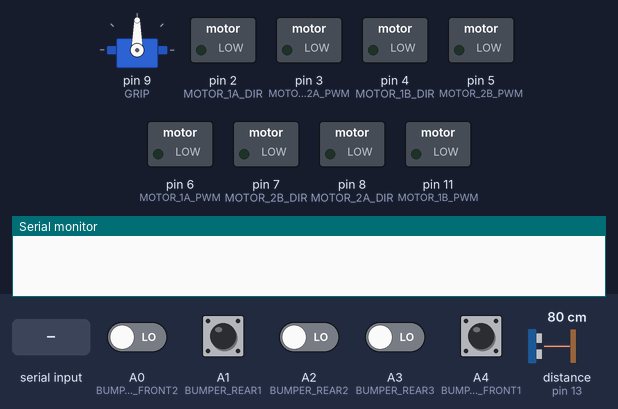
Simulated run of this sketch. Board: Arduino Uno, built with avr-gcc and run on an emulated ATmega328P. Shown: servo, switched loads named in the sketch (green lamp = pin HIGH), the last lines printed to the serial monitor. The inputs (shaded band) are chosen by the test bench; at power-on: A1 (BUMPER_REAR1), A4 (BUMPER_FRONT1) HIGH, A0 (BUMPER_FRONT2), A2 (BUMPER_REAR2), A3 (BUMPER_REAR3) LOW, distance to the obstacle (sensor on pin 13) 80 cm. The echo pulse lasts 58.3 µs per cm; pins used as bus, display or sensor lines are not drawn.

Above: at 1.2 s.
1.3 s: "6" received over Serial
At 1.7 s:
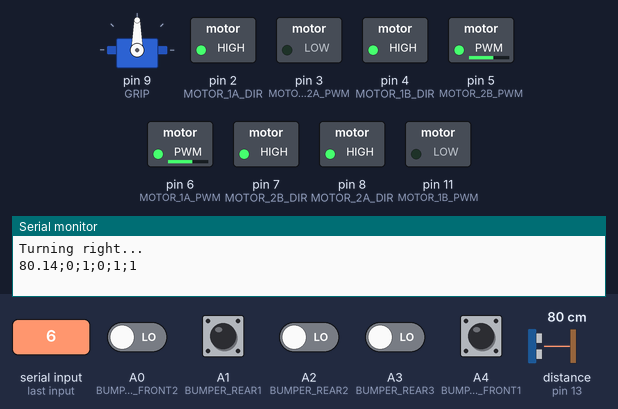
2.8 s: "7" received over Serial
At 4.0 s:
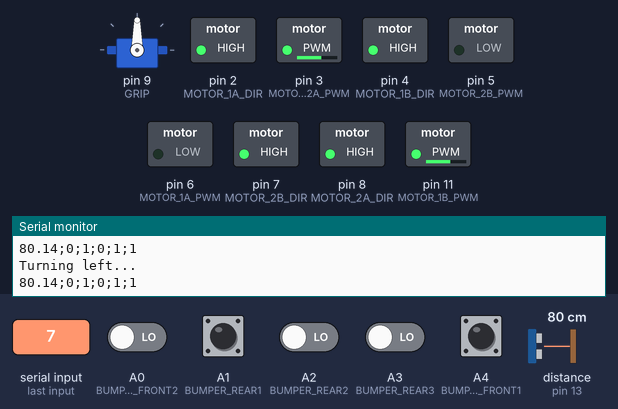
4.3 s: "8" received over Serial
At 5.0 s:
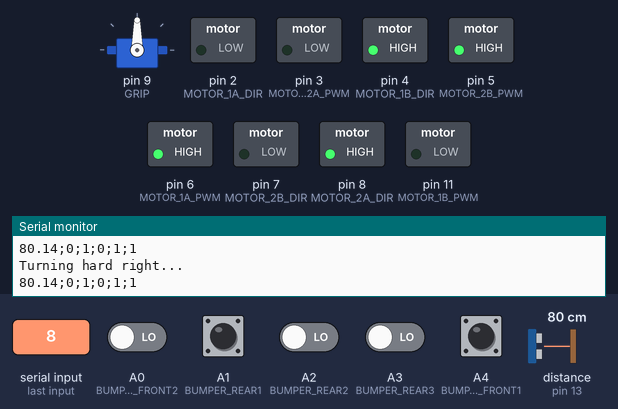
5.8 s: "9" received over Serial
At 6.2 s:
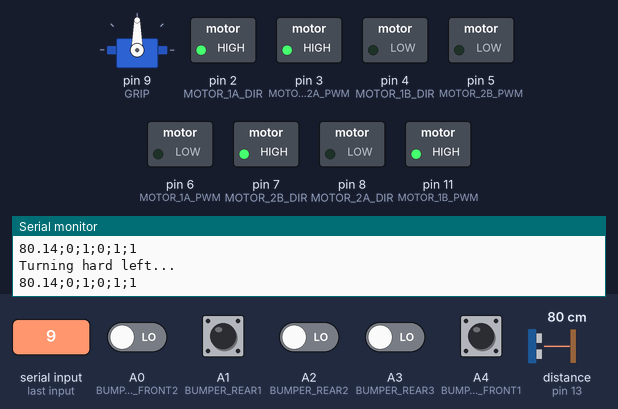
7.3 s: "a" received over Serial
At 8.6 s:
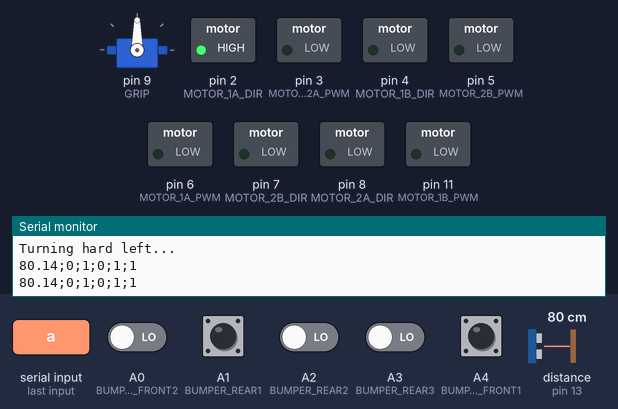
Timing chart, 0 to 10.0 s (numbered marks = the images above; inputs shaded):
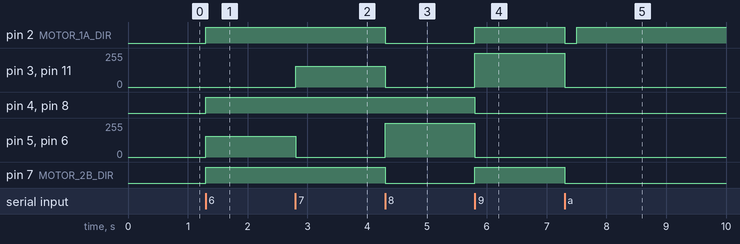

Measured:
- after the input at 1.3 s, pin 2 (MOTOR_1A_DIR), pin 4 (MOTOR_1B_DIR), pin 7 (MOTOR_2B_DIR), pin 8 (MOTOR_2A_DIR): LOW → HIGH at once; pin 5 (MOTOR_2B_PWM), pin 6 (MOTOR_1A_PWM): 0/255 → 155/255 at once
- after the input at 2.8 s, pin 3 (MOTOR_2A_PWM), pin 11 (MOTOR_1B_PWM): 0/255 → 155/255 at once; pin 5 (MOTOR_2B_PWM), pin 6 (MOTOR_1A_PWM): 155/255 → 0/255 at once
- after the input at 4.3 s, pin 2 (MOTOR_1A_DIR), pin 7 (MOTOR_2B_DIR): HIGH → LOW at once; pin 3 (MOTOR_2A_PWM), pin 11 (MOTOR_1B_PWM): 155/255 → 0/255 at once; pin 5 (MOTOR_2B_PWM), pin 6 (MOTOR_1A_PWM): 0/255 → 255/255 at once
- after the input at 5.8 s, pin 2 (MOTOR_1A_DIR), pin 7 (MOTOR_2B_DIR): LOW → HIGH at once; pin 3 (MOTOR_2A_PWM), pin 11 (MOTOR_1B_PWM): 0/255 → 255/255 at once; pin 4 (MOTOR_1B_DIR), pin 8 (MOTOR_2A_DIR): HIGH → LOW at once; pin 5 (MOTOR_2B_PWM), pin 6 (MOTOR_1A_PWM): 255/255 → 0/255 at once
- after the input at 7.3 s, pin 2 (MOTOR_1A_DIR): HIGH → LOW at once, → HIGH 0.20 s later; pin 3 (MOTOR_2A_PWM), pin 11 (MOTOR_1B_PWM): 255/255 → 0/255 at once; pin 7 (MOTOR_2B_DIR): HIGH → LOW at once

The sketch:

control.ino
```cpp
/*
  4-motors/sensors/grip robot AKA "Rocky" - Arduino sketch
  See https://github.com/bandaangosta/rocky

  Description:
    PENDING

  Connections:
    PENDING

  Notes:
    DC motors driving based on: https://www.BananaRobotics.com/shop/HG7881-(L9110)-Dual-Channel-Motor-Driver-Module
*/

#include <Servo.h>

// wired connections
#define H_BRIDGE_1_A_IA 6 // D6 --> Motor 1A Input A --> MOTOR A +
#define H_BRIDGE_1_A_IB 2 // D2 --> Motor 1A Input B --> MOTOR A -

#define H_BRIDGE_1_B_IA 11 // D11 --> Motor 1B Input A --> MOTOR B +
#define H_BRIDGE_1_B_IB 4 // D4 --> Motor 1B Input B --> MOTOR B -

#define H_BRIDGE_2_A_IA 3 // D3 --> Motor 2A Input A --> MOTOR B +
#define H_BRIDGE_2_A_IB 8 // D8 --> Motor 2A Input B --> MOTOR B -

#define H_BRIDGE_2_B_IA 5 // D5 --> Motor 2B Input A --> MOTOR B +
#define H_BRIDGE_2_B_IB 7 // D7 --> Motor 2B Input B --> MOTOR B -

// functional connections
#define MOTOR_1A_PWM H_BRIDGE_1_A_IA // Motor 1A PWM Speed
#define MOTOR_1A_DIR H_BRIDGE_1_A_IB // Motor 1A Direction
#define MOTOR_1B_PWM H_BRIDGE_1_B_IA // Motor 1B PWM Speed
#define MOTOR_1B_DIR H_BRIDGE_1_B_IB // Motor 1B Direction
#define MOTOR_2A_PWM H_BRIDGE_2_A_IA // Motor 2A PWM Speed
#define MOTOR_2A_DIR H_BRIDGE_2_A_IB // Motor 2A Direction
#define MOTOR_2B_PWM H_BRIDGE_2_B_IA // Motor 2B PWM Speed
#define MOTOR_2B_DIR H_BRIDGE_2_B_IB // Motor 2B Direction

#define MOTOR_1A 1
#define MOTOR_1B 2
#define MOTOR_2A 3
#define MOTOR_2B 4

#define TRIGGER 12
#define ECHO    13

#define BUMPER_FRONT1 A4
#define BUMPER_FRONT2 A0
#define BUMPER_REAR1  A1
#define BUMPER_REAR2  A2
#define BUMPER_REAR3  A3

#define GRIP 9 // pin for grip servo motor
#define MIN_SERVO_GRIP_ANGLE 74   // determined empirically
#define MAX_SERVO_GRIP_ANGLE 130  // determined empirically
#define SERVO_GRIP_ANGLE_CLOSE 80 // determined empirically
#define SERVO_GRIP_ANGLE_OPEN 120 // determined empirically

#define ULTRASONIC_POLLING_TIME 200 // milliseconds between ultrasonic sensor distance calculation
#define ULTRASONIC_BUMPER_DISTANCE_CM 5

// the actual values for "fast" and "slow" depend on the motor
#define PWM_SLOW 100  // arbitrary slow speed PWM duty cycle
#define PWM_FAST 255 // arbitrary fast speed PWM duty cycle
#define DIR_DELAY 200 // brief delay for abrupt motor changes

#define FORWARD HIGH
#define REVERSE LOW
#define INVERT_DIRECTION false

Servo servoGrip;  // create servo object to control grip

void setup()
{
  Serial.begin( 9600 );
  pinMode( MOTOR_1A_DIR, OUTPUT );
  pinMode( MOTOR_1A_PWM, OUTPUT );
  pinMode( MOTOR_1B_DIR, OUTPUT );
  pinMode( MOTOR_1B_PWM, OUTPUT );
  pinMode( MOTOR_2A_DIR, OUTPUT );
  pinMode( MOTOR_2A_PWM, OUTPUT );
  pinMode( MOTOR_2B_DIR, OUTPUT );
  pinMode( MOTOR_2B_PWM, OUTPUT );

  pinMode( BUMPER_FRONT1, INPUT );
  pinMode( BUMPER_FRONT2, INPUT );
  pinMode( BUMPER_REAR1, INPUT );
  pinMode( BUMPER_REAR2, INPUT );
  pinMode( BUMPER_REAR3, INPUT );

  pinMode(TRIGGER, OUTPUT);
  pinMode(ECHO, INPUT);

  servoGrip.attach(GRIP);  // attaches the servo on pin GRIP to the servo object

  stopAllMotors();
}

void stopAllMotors()
{
  digitalWrite( MOTOR_1A_DIR, LOW );
  digitalWrite( MOTOR_1A_PWM, LOW );
  digitalWrite( MOTOR_1B_DIR, LOW );
  digitalWrite( MOTOR_1B_PWM, LOW );
  digitalWrite( MOTOR_2A_DIR, LOW );
  digitalWrite( MOTOR_2A_PWM, LOW );
  digitalWrite( MOTOR_2B_DIR, LOW );
  digitalWrite( MOTOR_2B_PWM, LOW );
}

void motorControl(byte byteMotor, boolean boolDirection, byte byteSpeed)
{
  byte byteSpeed_;

  if(INVERT_DIRECTION)
    boolDirection = !boolDirection;

  if(boolDirection == FORWARD)
    byteSpeed_ = 255 - byteSpeed;
  else
    byteSpeed_ = byteSpeed;

  switch(byteMotor)
  {
    case MOTOR_1A:
      digitalWrite( MOTOR_1A_DIR, boolDirection);
      analogWrite( MOTOR_1A_PWM, byteSpeed_);
      break;
    case MOTOR_1B:
      digitalWrite( MOTOR_1B_DIR, boolDirection);
      analogWrite( MOTOR_1B_PWM, byteSpeed_);
      break;
    case MOTOR_2A:
      digitalWrite( MOTOR_2A_DIR, boolDirection);
      analogWrite( MOTOR_2A_PWM, byteSpeed_);
      break;
    case MOTOR_2B:
      digitalWrite( MOTOR_2B_DIR, boolDirection);
      analogWrite( MOTOR_2B_PWM, byteSpeed_);
      break;
    default:
      Serial.println( "Incorrect motor selection" );
      break;
  }
}

void allMotorsFastForward()
{
  // set the motors speed and direction
  motorControl(MOTOR_1A, FORWARD, PWM_FAST);
  motorControl(MOTOR_1B, FORWARD, PWM_FAST);
  motorControl(MOTOR_2A, FORWARD, PWM_FAST);
  motorControl(MOTOR_2B, FORWARD, PWM_FAST);
}


void loop()
{
  boolean isValidInput;
  boolean isBumpersForwardActive = true;
  boolean isBumpersReverseActive = true;
  boolean isGoingForward = false;
  boolean isGoingReverse = false;
  unsigned long currentMillis;
  String strSensorsWord = "";
  char c;
  char last_c = 0x00;

  long duration;
  unsigned long previousMillis = 0;
  float ultrasonicDistanceCms = 1000; // in cms
  int angle = 0;    // variable to store the servo position

  do
  {
    currentMillis = millis();

      // Every ULTRASONIC_POLLING_TIME milliseconds calculate distance ahead
    if(currentMillis - previousMillis > ULTRASONIC_POLLING_TIME)
    {
      previousMillis = currentMillis;

      // The sensor is triggered by a HIGH pulse of 10 or more microseconds.
      // Give a short LOW pulse beforehand to ensure a clean HIGH pulse:
      digitalWrite(TRIGGER, LOW);
      delayMicroseconds(5);
      digitalWrite(TRIGGER, HIGH);
      delayMicroseconds(10);
      digitalWrite(TRIGGER, LOW);

      // Read the signal from the sensor: a HIGH pulse whose
      // duration is the time (in microseconds) from the sending
      // of the ping to the reception of its echo off of an object.
      duration = pulseIn(ECHO, HIGH, 11640); // timeout equals 2 meters (max distance of interest)

      // convert the time into a distance
      ultrasonicDistanceCms = duration / 58.2;

      strSensorsWord += ultrasonicDistanceCms ;
      strSensorsWord += ";" ;
      strSensorsWord += !digitalRead(BUMPER_FRONT1);
      strSensorsWord += ";" ;
      strSensorsWord += !digitalRead(BUMPER_FRONT2);
      strSensorsWord += ";" ;
      strSensorsWord += !digitalRead(BUMPER_REAR1);
      strSensorsWord += ";" ;
      strSensorsWord += !digitalRead(BUMPER_REAR2);
      strSensorsWord += ";" ;
      strSensorsWord += !digitalRead(BUMPER_REAR3);

      Serial.println(strSensorsWord);
      strSensorsWord = "";
    }

    // get the next character from the serial port
    while( !Serial.available() )
    {
      if((isBumpersForwardActive && (!digitalRead(BUMPER_FRONT1) || !digitalRead(BUMPER_FRONT2) || (ultrasonicDistanceCms < 4 && ultrasonicDistanceCms > 0)) && isGoingForward) ||
         (isBumpersReverseActive && (!digitalRead(BUMPER_REAR1) || !digitalRead(BUMPER_REAR2) || !digitalRead(BUMPER_REAR3)) && isGoingReverse))
      {
        stopAllMotors();
        last_c = 0x00;
      }
    }

    c = Serial.read();

    // Only consider command if different from previous one
    if(c == last_c)
    {
      last_c = c;
      continue;
    }
    else
      last_c = c;


    // execute the menu option based on the character recieved
    switch( c )
    {
      case '1': // 1) Fast forward
        Serial.println( "Fast forward..." );
        // // always stop motors briefly before abrupt changes
        // stopAllMotors();
        // delay( DIR_DELAY );

        motorControl(MOTOR_1A, FORWARD, PWM_FAST);
        motorControl(MOTOR_1B, FORWARD, PWM_FAST);
        motorControl(MOTOR_2A, FORWARD, PWM_FAST);
        motorControl(MOTOR_2B, FORWARD, PWM_FAST);
        //allMotorsFastForward();
        isValidInput = true;
        isGoingForward = true;
        isGoingReverse = false;
        break;

      case '2': // 2) Forward
        Serial.println( "Forward..." );
        // // always stop motors briefly before abrupt changes
        // stopAllMotors();
        // delay( DIR_DELAY );

        // set the motor speed and direction
        motorControl(MOTOR_1A, FORWARD, PWM_SLOW);
        motorControl(MOTOR_1B, FORWARD, PWM_SLOW);
        motorControl(MOTOR_2A, FORWARD, PWM_SLOW);
        motorControl(MOTOR_2B, FORWARD, PWM_SLOW);

        isValidInput = true;
        isGoingForward = true;
        isGoingReverse = false;
        break;

      case '3': // 3) Soft stop (preferred)
        Serial.println( "Soft stop (coast)..." );
        stopAllMotors();
        isValidInput = true;
        isGoingForward = false;
        isGoingReverse = false;
        break;

      case '4': // 4) Reverse
        Serial.println( "Reverse..." );
        // // always stop motors briefly before abrupt changes
        // stopAllMotors();
        // delay( DIR_DELAY );

        // set the motor speed and direction
        motorControl(MOTOR_1A, REVERSE, PWM_SLOW);
        motorControl(MOTOR_1B, REVERSE, PWM_SLOW);
        motorControl(MOTOR_2A, REVERSE, PWM_SLOW);
        motorControl(MOTOR_2B, REVERSE, PWM_SLOW);

        isValidInput = true;
        isGoingForward = false;
        isGoingReverse = true;
        break;

      case '5': // 5) Fast reverse
        Serial.println( "Fast reverse..." );

        // // always stop motors briefly before abrupt changes
        // stopAllMotors();
        // delay( DIR_DELAY );

        // set the motor speed and direction
        motorControl(MOTOR_1A, REVERSE, PWM_FAST);
        motorControl(MOTOR_1B, REVERSE, PWM_FAST);
        motorControl(MOTOR_2A, REVERSE, PWM_FAST);
        motorControl(MOTOR_2B, REVERSE, PWM_FAST);

        isValidInput = true;
        isGoingForward = false;
        isGoingReverse = true;
        break;

      case '6': // Turn right
        Serial.println( "Turning right..." );

        // // always stop motors briefly before abrupt changes
        // stopAllMotors();
        // delay( DIR_DELAY );

        // set the motor speed and direction
        motorControl(MOTOR_2A, FORWARD, PWM_FAST);
        motorControl(MOTOR_1B, FORWARD, PWM_FAST);
        motorControl(MOTOR_1A, FORWARD, PWM_SLOW);
        motorControl(MOTOR_2B, FORWARD, PWM_SLOW);

        isValidInput = true;
        isGoingForward = false;
        isGoingReverse = false;
        break;

      case '7': // Turn left
        Serial.println( "Turning left..." );

        // // always stop motors briefly before abrupt changes
        // stopAllMotors();
        // delay( DIR_DELAY );

        // set the motor speed and direction
        motorControl(MOTOR_2A, FORWARD, PWM_SLOW);
        motorControl(MOTOR_1B, FORWARD, PWM_SLOW);
        motorControl(MOTOR_1A, FORWARD, PWM_FAST);
        motorControl(MOTOR_2B, FORWARD, PWM_FAST);

        isValidInput = true;
        isGoingForward = false;
        isGoingReverse = false;
        break;

      case '8': // Turn hard right
        Serial.println( "Turning hard right..." );

        // // always stop motors briefly before abrupt changes
        // stopAllMotors();
        // delay( DIR_DELAY );

        // set the motor speed and direction
        motorControl(MOTOR_2A, FORWARD, PWM_FAST);
        motorControl(MOTOR_1B, FORWARD, PWM_FAST);
        motorControl(MOTOR_1A, REVERSE, PWM_FAST);
        motorControl(MOTOR_2B, REVERSE, PWM_FAST);

        isValidInput = true;
        isGoingForward = false;
        isGoingReverse = false;
        break;

      case '9': // Turn hard left
        Serial.println( "Turning hard left..." );

        // // always stop motors briefly before abrupt changes
        // stopAllMotors();
        // delay( DIR_DELAY );

        // set the motor speed and direction
        motorControl(MOTOR_2A, REVERSE, PWM_FAST);
        motorControl(MOTOR_1B, REVERSE, PWM_FAST);
        motorControl(MOTOR_1A, FORWARD, PWM_FAST);
        motorControl(MOTOR_2B, FORWARD, PWM_FAST);

        isValidInput = true;
        isGoingForward = false;
        isGoingReverse = false;
        break;

      case 'a': // 1A FF
        // always stop motors briefly before abrupt changes
        stopAllMotors();
        delay( DIR_DELAY );

        // set the motor speed and direction
        motorControl(MOTOR_1A, FORWARD, PWM_FAST);

        isValidInput = true;
        break;

      case 'b': // 1B FF
        // always stop motors briefly before abrupt changes
        stopAllMotors();
        delay( DIR_DELAY );

        // set the motor speed and direction
        motorControl(MOTOR_1B, FORWARD, PWM_FAST);

        isValidInput = true;
        break;

      case 'c': // 2A FF
        // always stop motors briefly before abrupt changes
        stopAllMotors();
        delay( DIR_DELAY );

        // set the motor speed and direction
        motorControl(MOTOR_2A, FORWARD, PWM_FAST);

        isValidInput = true;
        break;

      case 'd': // 2B FF
        // always stop motors briefly before abrupt changes
        stopAllMotors();
        delay( DIR_DELAY );

        // set the motor speed and direction
        motorControl(MOTOR_2B, FORWARD, PWM_FAST);

        isValidInput = true;
        break;

      case 'e': // toggle bumpers forward
        isBumpersForwardActive = !isBumpersForwardActive;
        Serial.println( "Toggle bumpers forward detection" );
        break;

      case 'f': // toggle bumpers reverse
        isBumpersReverseActive = !isBumpersReverseActive;
        Serial.println( "Toggle bumpers reverse detection" );
        break;

      case 'g': // close grip
        angle = constrain(SERVO_GRIP_ANGLE_CLOSE, MIN_SERVO_GRIP_ANGLE, MAX_SERVO_GRIP_ANGLE);
        servoGrip.write(angle);
        Serial.println("Close grip" );
        break;

      case 'h': // open grip
        angle = constrain(SERVO_GRIP_ANGLE_OPEN, MIN_SERVO_GRIP_ANGLE, MAX_SERVO_GRIP_ANGLE);
        servoGrip.write(angle);
        Serial.println("Open grip");
        break;

      default:
        Serial.println( "Unknown command" );
        isValidInput = false;
        break;
    }
  } while(true);
}
/*EOF*/
```
